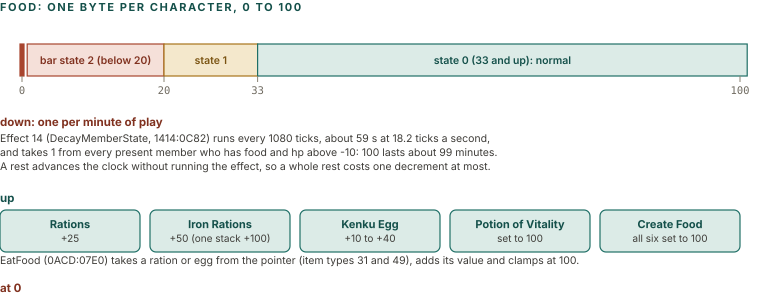

This figure's Python source:
import sys; sys.path.insert(0, '.')
from figlib import *

c = Canvas(760, 296)
c.section(0, 11, "Food: one byte per character, 0 to 100")

X0, X1 = 20, 740
def fx(v):
    return X0 + v / 100.0 * (X1 - X0)
Y = 44
H = 32
zones = [(0, 0, "red", ""), (1, 19, "red", "bar state 2 (below 20)"), (20, 32, "ochre", "state 1"), (33, 100, "teal", "state 0 (33 and up): normal")]
for a, b, k, t in zones:
    tc, sc, fc = PAL[k]
    c.rect(fx(a), Y, fx(b + 1) - fx(a) if b > a else 4, H, fill=SOLID[k] if a == 0 and b == 0 else fc, stroke=sc, sw=1.2, rx=0)
    if t:
        c.text((fx(a) + fx(b + 1)) / 2, Y + 20, t, size=10.5, weight=600, color=tc, anchor="middle")
for v in (0, 20, 33, 100):
    c.line(fx(v) + (2 if v == 0 else 0), Y + H, fx(v) + (2 if v == 0 else 0), Y + H + 6, stroke=GREY)
    c.text(fx(v) + (2 if v == 0 else 0), Y + H + 18, str(v), size=10.5, color=MUTED, anchor="middle", mono=True)

# what moves it
MY = 126
c.text(0, MY, "down: one per minute of play", size=11.5, weight=700, color="#80311F")
c.text(0, MY + 16, "Effect 14 (DecayMemberState, 1414:0C82) runs every 1080 ticks, about 59 s at 18.2 ticks a second,", size=10.5, color=INK2)
c.text(0, MY + 30, "and takes 1 from every present member who has food and hp above -10: 100 lasts about 99 minutes.", size=10.5, color=INK2)
c.text(0, MY + 44, "A rest advances the clock without running the effect, so a whole rest costs one decrement at most.", size=10.5, color=INK2)

UY = MY + 76
c.text(0, UY, "up", size=11.5, weight=700, color="#14504A")
ups = [("Rations", "+25"), ("Iron Rations", "+50 (one stack +100)"), ("Kenku Egg", "+10 to +40"), ("Potion of Vitality", "set to 100"), ("Create Food", "all six set to 100")]
x = 0
for i, (t, v) in enumerate(ups):
    w = 140
    c.box(i * (w + 10), UY + 8, w, 42, "teal", t, [v], size=10, tsize=11)
c.text(0, UY + 62, "EatFood (0ACD:07E0) takes a ration or egg from the pointer (item types 31 and 49), adds its value and clamps at 100.", size=10.5, color=INK2)

DY = UY + 90
c.text(0, DY, "at 0", size=11.5, weight=700, color="#80311F")
c.text(0, DY + 16, "No spells are memorised or prayed for in a rest, the member cannot be picked for Memorize or Pray, no hit point is regained,", size=10.5, color=INK2)
c.text(0, DY + 30, "and in a rest of 24 hours the member loses 1 hit point. Walking around at food 0 has no effect at all.", size=10.5, color=INK2)
c.save("figs/chr_food.svg")
